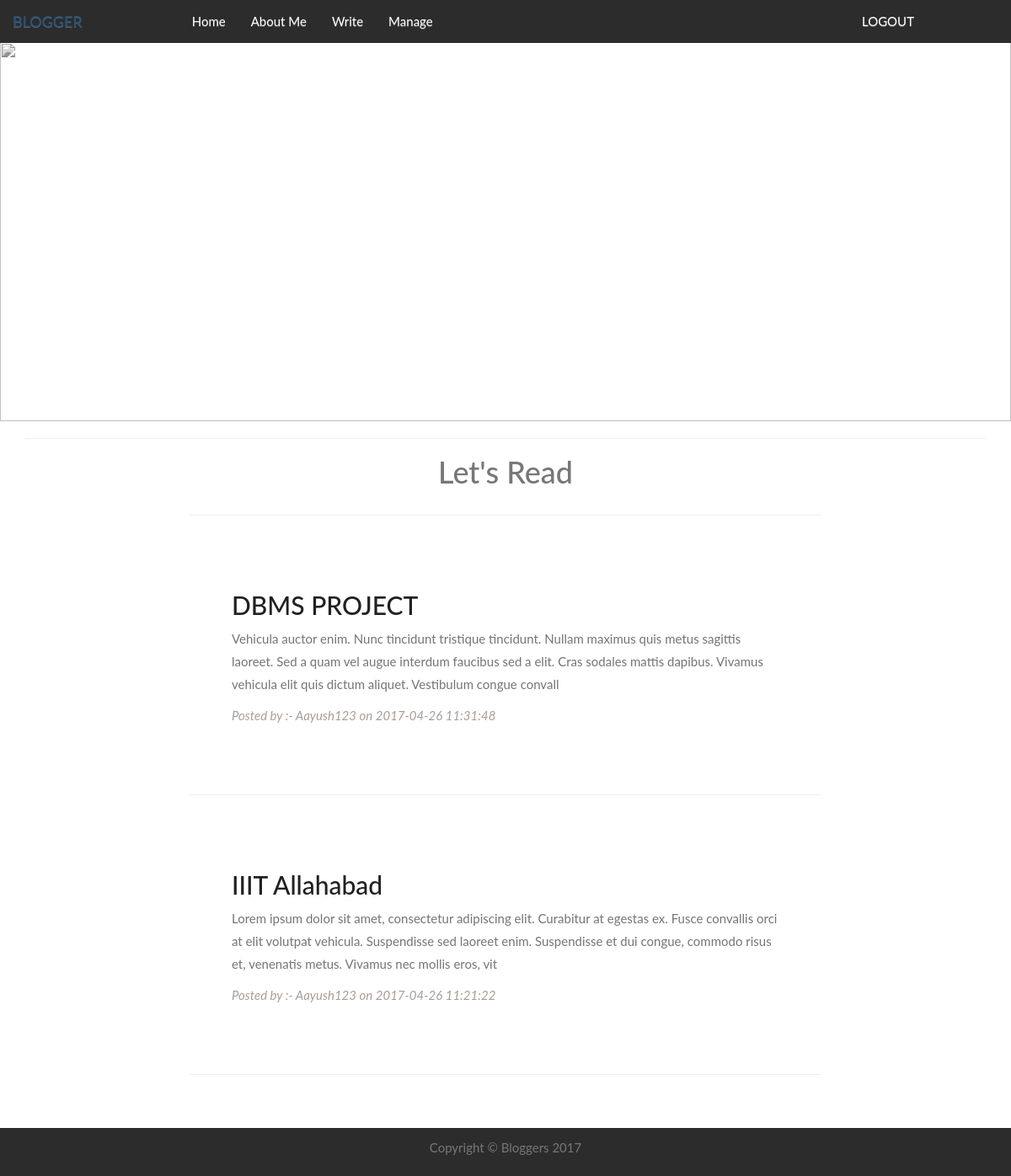
Page /index.php (signed in) on the committed database.
### tables this page shows
CREATE TABLE `blogs` (
  `id` mediumint(9) NOT NULL AUTO_INCREMENT,
  `user` mediumint(9) DEFAULT NULL,
  `title` varchar(100) NOT NULL,
  `heading` varchar(200) NOT NULL,
  `profile` varchar(200) NOT NULL,
  `body` longtext NOT NULL,
  `image` varchar(200) NOT NULL,
  `time` timestamp NOT NULL DEFAULT CURRENT_TIMESTAMP,
  PRIMARY KEY (`id`)
);

CREATE TABLE `users` (
  `id` mediumint(9) NOT NULL AUTO_INCREMENT,
  `first` varchar(200) NOT NULL,
  `last` varchar(200) NOT NULL,
  `password` varchar(200) NOT NULL,
  `username` varchar(60) NOT NULL,
  PRIMARY KEY (`id`),
  UNIQUE KEY `id_UNIQUE` (`id`)
);

### views/home.php (the view)
<div class="blogDiv">
	<div class = "container ">
		<hr>
		<h1 class="text-center">Let's Read</h1>
		<div class="row">
			<div class="col-sm-offset-2 col-md-8">
					<hr>
					<?php
						$q = "SELECT * FROM blogs ORDER BY `time` DESC";
						$r = mysqli_query($dbc,$q);
						while($list = mysqli_fetch_assoc($r)) {
							$blurb =substr( strip_tags($list['body']),0,250);
							$id = $list['user'];
							$q1 = "SELECT `username` FROM `users` WHERE `id`= $id";
							$r1 = mysqli_query($dbc,$q1);
							$list1 = mysqli_fetch_assoc($r1);
						?>
						<a  href="Blog/blog.php?blog=<?php echo $list['id']; ?>" style = "text-decoration: none;" >
							<div class = "blogs wow fadeInUpBig">
								<h2 id="blogLink" class = "wow fadeInUpBig"><?php echo $list['title'];?></h4>
								<p  id ="blogP">
									<?php echo $blurb; ?>
								</p>
								<p style="color:#a89e97; "><i>Posted by :- <?php echo $list1['username'];?> on <?php echo $list['time'];?></i></p>
							</div>
						</a>
						<hr  >
					<?php }?>
			</div>
		</div>
	</div>
</div>

### config/css.php (style rules this page uses)
html { position: relative; min-height: 100%; }
body { margin-bottom: 100px; }
body { font: 400 15px/1.8 Lato, sans-serif; color: #777; }
.blogs { padding: 50px 50px; }
#blogLink { color:#212121; }
#blogP { color:#757575; }

### rows in the picture
blogs: title "DBMS PROJECT", body "Vehicula auctor enim. Nunc tincidunt tristique tincidunt. Nullam maximus quis metus sagittis laoreet. Sed a quam vel augue interdum faucibus sed a elit. Cras sodales mattis dapibus. Vivamus vehicula elit quis dictum aliquet. Vestibulum congue convall", users.username "Aayush123", time "2017-04-26 11:31:48"
blogs: title "IIIT Allahabad", body "Lorem ipsum dolor sit amet, consectetur adipiscing elit. Curabitur at egestas ex. Fusce convallis orci at elit volutpat vehicula. Suspendisse sed laoreet enim. Suspendisse et dui congue, commodo risus et, venenatis metus. Vivamus nec mollis eros, vit", users.username "Aayush123", time "2017-04-26 11:21:22"
